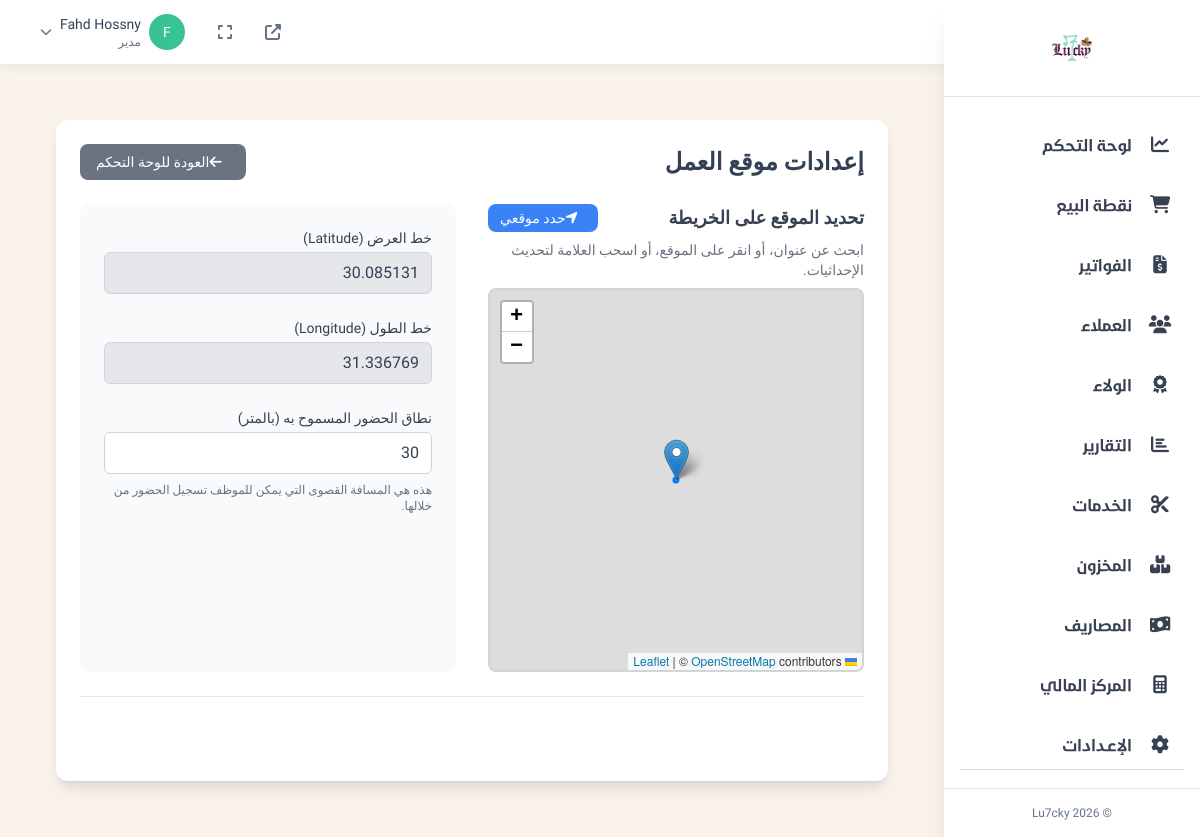
Screenshot of /admin/hr_location_settings.php (signed in) with the database file from the repository.
### tables this page shows
CREATE TABLE `site_settings` (
  `id` int(10) UNSIGNED NOT NULL,
  `setting_key` varchar(100) NOT NULL,
  `setting_value` text DEFAULT NULL,
  `description_ar` varchar(255) DEFAULT NULL,
  `setting_type` enum('text','textarea','image','json') DEFAULT 'text',
  `status` enum('active','inactive') NOT NULL DEFAULT 'active'
);

### admin/hr_location_settings.php (the view, shortened to what this page needs)
<?php
$database = new Database();
$db = $database->getConnection();
function get_setting($db, $key, $default = '') {
    $stmt = $db->prepare("SELECT setting_value FROM site_settings WHERE setting_key = ?");
    $stmt->execute([$key]);
    $result = $stmt->fetchColumn();
    return $result !== false ? $result : $default;
}
$current_lat = get_setting($db, 'work_location_lat', '24.7136');
$current_lng = get_setting($db, 'work_location_lng', '46.6753');
$current_radius = get_setting($db, 'work_location_radius_meters', '200');
$page_title = 'إعدادات موقع العمل';
?>
<link rel="stylesheet" href="https://unpkg.com/leaflet@1.9.4/dist/leaflet.css"/>
<link rel="stylesheet" href="https://unpkg.com/leaflet-geosearch@3.11.0/dist/geosearch.css" />
<link rel="stylesheet" href="https://cdnjs.cloudflare.com/ajax/libs/font-awesome/6.4.2/css/all.min.css" />
<div class="container mx-auto p-6">
    <div class="bg-white rounded-xl shadow-lg p-6">
        <div class="flex flex-col sm:flex-row justify-between items-center mb-6 gap-4">
            <h1 class="text-2xl font-bold text-mai-dark-brown"><?= $page_title ?></h1>
            <a href="/admin/settings.php" class="bg-gray-500 text-white px-4 py-2 rounded-lg hover:bg-gray-600 text-sm">
                <i class="fas fa-arrow-left mr-2"></i>العودة للوحة التحكم
            </a>
        </div>
        <form method="POST" class="space-y-6">
            <div class="grid grid-cols-1 lg:grid-cols-2 gap-8">
                <div class="space-y-2">
                    <div class="flex justify-between items-center">
                        <label class="font-bold text-lg text-gray-700">تحديد الموقع على الخريطة</label>
                        <button type="button" id="locate-me" class="bg-blue-500 text-white px-3 py-1 rounded-lg hover:bg-blue-600 text-sm flex items-center">
                            <i id="locate-icon" class="fas fa-location-arrow mr-2"></i>
                            <span id="locate-text">حدد موقعي</span>
                        </button>
                    </div>
                    <p class="text-sm text-gray-500">ابحث عن عنوان، أو انقر على الموقع، أو اسحب العلامة لتحديث الإحداثيات.</p>
                    <div id="map" class="w-full h-96 rounded-lg border-2 border-gray-300"></div>
                </div>
                <div class="space-y-6 bg-gray-50 p-6 rounded-lg">
                     <div>
                        <label for="latitude_input" class="block text-sm font-medium text-gray-700">خط العرض (Latitude)</label>
                        <input type="text" id="latitude_input" name="latitude" value="<?= htmlspecialchars($current_lat) ?>" readonly class="mt-1 block w-full px-3 py-2 bg-gray-200 border border-gray-300 rounded-md">
                    </div>
                     <div>
                        <label for="longitude_input" class="block text-sm font-medium text-gray-700">خط الطول (Longitude)</label>
                        <input type="text" id="longitude_input" name="longitude" value="<?= htmlspecialchars($current_lng) ?>" readonly class="mt-1 block w-full px-3 py-2 bg-gray-200 border border-gray-300 rounded-md">
                    </div>
                     <div>
                        <label for="radius_input" class="block text-sm font-medium text-gray-700">نطاق الحضور المسموح به (بالمتر)</label>
                        <input type="number" id="radius_input" name="radius" min="10" value="<?= htmlspecialchars($current_radius) ?>" required class="mt-1 block w-full px-3 py-2 bg-white border border-gray-300 rounded-md">
                        <p class="mt-2 text-xs text-gray-500">هذه هي المسافة القصوى التي يمكن للموظف تسجيل الحضور من خلالها.</p>
                    </div>
                </div>
            </div>
            <div class="pt-5 border-t mt-6 flex justify-end">
                <button type="submit" class="bg-mai-brown text-white py-2 px-6 rounded-lg hover:bg-mai-dark-brown font-semibold">
                    <i class="fas fa-save mr-2"></i>حفظ الإعدادات
                </button>
            </div>
        </form>
    </div>
</div>
<?php
include 'layouts/responsive_base.php';
?>

### admin/layouts/responsive_base.php (style rules this page uses)
body { font-family: 'Tajawal', sans-serif; background-color: #FAF3EB; }

### admin/hr_location_settings.php (style rules this page uses)
#map { z-index: 1; }

### rows the page displays
site_settings: latitude "30.085131"
site_settings: longitude "31.336769"
site_settings: radius "30"

### other values shown
mb_substr($current_admin['username'], 0, 1) "F"
$current_admin['username'] "Fahd Hossny"
$current_admin['role'] "مدير"
$item['title'] "لوحة التحكم"
$item['title'] "نقطة البيع"
$item['title'] "الفواتير"
$item['title'] "العملاء"
$item['title'] "الولاء"
$item['title'] "التقارير"
$item['title'] "الخدمات"
$item['title'] "المخزون"
$item['title'] "المصاريف"
$item['title'] "المركز المالي"
$item['title'] "الإعـدادات"
$page_title "إعدادات موقع العمل"
